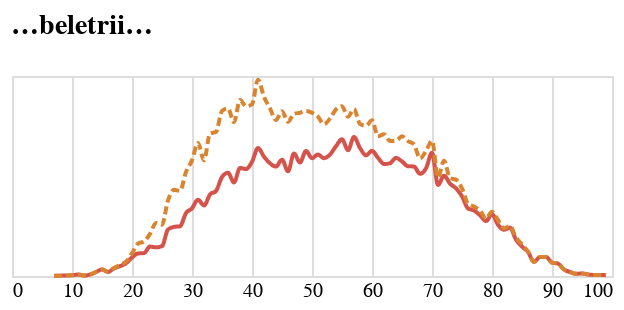

The code cell stored with this chart in its notebook:
### Code cell
tvar2 = alt.Chart(do_grafu_prozaici.to_pandas(), width=300, height=100, title="…beletrii…").mark_line(interpolate="monotone").encode(
    alt.X('vek:Q').axis(domain=False, tickSize=0, title=None),
    alt.Y('len:Q').stack('zero').axis(None),
    alt.Color('obdobi:N', sort=['2000-2020','1800-1838'], scale=alt.Scale(range=['#D6534B', '#DB842F']), legend=None),
    alt.StrokeDash('obdobi:N', sort=['2000-2020','1800-1838'], legend=None)
)

tvar2

### Figure 1 — Vega-Lite specification as saved in the notebook (floating-point values rounded to 4 significant figures; data arrays with more than 128 entries replaced by an {"elided": "..."} marker saying what was removed)
{"config": {"title": {"font": "Noticia Text", "fontSize": 14, "anchor": "start", "fontWeight": "bolder", "subtitleFont": "Noticia Text", "subtitleLineHeight": 18, "subtitleFontSize": 12, "subtitleFontWeight": "normal", "subtitlePadding": 10, "dy": -12}, "axis": {"labelFont": "Asap", "titleFont": "Asap", "fontWeight": "lighter", "titleFontWeight": "lighter", "labelFontSize": 10, "titleFontSize": 10, "labelPadding": 2, "titlePadding": 10}, "legend": {"labelFont": "Asap", "labelFontWeight": "normal", "titleFont": "Asap", "titleFontWeight": "normal", "labelFontSize": 10, "titleFontSize": 10}}, "data": {"name": "data-a21b605b2c04d7bac0ca9f02c3bea8c0"}, "mark": {"type": "line", "interpolate": "monotone"}, "encoding": {"color": {"field": "obdobi", "legend": null, "scale": {"range": ["#D6534B", "#DB842F"]}, "sort": ["2000-2020", "1800-1838"], "type": "nominal"}, "strokeDash": {"field": "obdobi", "legend": null, "sort": ["2000-2020", "1800-1838"], "type": "nominal"}, "x": {"axis": {"domain": false, "tickSize": 0, "title": null}, "field": "vek", "type": "quantitative"}, "y": {"axis": null, "field": "len", "stack": "zero", "type": "quantitative"}}, "height": 100, "title": "…beletrii…", "width": 300, "$schema": "https://vega.github.io/schema/vega-lite/v5.8.0.json", "datasets": {"data-a21b605b2c04d7bac0ca9f02c3bea8c0": {"elided": "164 records"}}}
